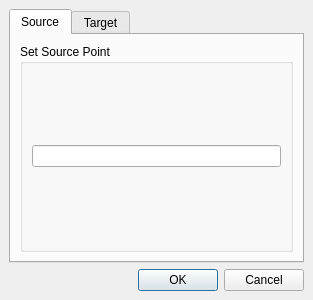
<?xml version="1.0" encoding="UTF-8"?>
<ui version="4.0">
 <class>EditSourceTarget</class>
 <widget class="QDialog" name="EditSourceTarget">
  <property name="geometry">
   <rect>
    <x>0</x>
    <y>0</y>
    <width>313</width>
    <height>300</height>
   </rect>
  </property>
  <property name="windowTitle">
   <string>Edit Source and Target</string>
  </property>
  <layout class="QGridLayout">
   <property name="leftMargin">
    <number>9</number>
   </property>
   <property name="topMargin">
    <number>9</number>
   </property>
   <property name="rightMargin">
    <number>9</number>
   </property>
   <property name="bottomMargin">
    <number>9</number>
   </property>
   <property name="spacing">
    <number>6</number>
   </property>
   <item row="1" column="0">
    <widget class="QDialogButtonBox" name="buttonBox">
     <property name="orientation">
      <enum>Qt::Horizontal</enum>
     </property>
     <property name="standardButtons">
      <set>QDialogButtonBox::Cancel|QDialogButtonBox::Ok</set>
     </property>
    </widget>
   </item>
   <item row="0" column="0">
    <widget class="QTabWidget" name="tabWidget">
     <property name="currentIndex">
      <number>0</number>
     </property>
     <widget class="QWidget" name="tab">
      <attribute name="title">
       <string>Source</string>
      </attribute>
      <layout class="QGridLayout">
       <property name="leftMargin">
        <number>9</number>
       </property>
       <property name="topMargin">
        <number>9</number>
       </property>
       <property name="rightMargin">
        <number>9</number>
       </property>
       <property name="bottomMargin">
        <number>9</number>
       </property>
       <property name="spacing">
        <number>6</number>
       </property>
       <item row="0" column="0">
        <widget class="QGroupBox" name="groupBox_2">
         <property name="sizePolicy">
          <sizepolicy hsizetype="Preferred" vsizetype="Preferred">
           <horstretch>0</horstretch>
           <verstretch>1</verstretch>
          </sizepolicy>
         </property>
         <property name="title">
          <string>Set Source Point</string>
         </property>
         <layout class="QVBoxLayout">
          <property name="spacing">
           <number>6</number>
          </property>
          <property name="leftMargin">
           <number>9</number>
          </property>
          <property name="topMargin">
           <number>9</number>
          </property>
          <property name="rightMargin">
           <number>9</number>
          </property>
          <property name="bottomMargin">
           <number>9</number>
          </property>
          <item>
           <widget class="QLineEdit" name="lineEdit">
            <property name="toolTip">
             <string>&lt;html&gt;&lt;head&gt;&lt;meta name=&quot;qrichtext&quot; content=&quot;1&quot; /&gt;&lt;/head&gt;&lt;body style=&quot; white-space: pre-wrap; font-family:Sans Serif; font-size:9pt; font-weight:400; font-style:normal; text-decoration:none;&quot;&gt;&lt;p style=&quot; margin-top:0px; margin-bottom:0px; margin-left:0px; margin-right:0px; -qt-block-indent:0; text-indent:0px;&quot;&gt;Valid formats are:&lt;/p&gt;&lt;p style=&quot; margin-top:0px; margin-bottom:0px; margin-left:0px; margin-right:0px; -qt-block-indent:0; text-indent:0px;&quot;&gt;for attributes: &lt;span style=&quot; font-weight:600;&quot;&gt;tango/device/server/attribute&lt;/span&gt;&lt;/p&gt;&lt;p style=&quot; margin-top:0px; margin-bottom:0px; margin-left:0px; margin-right:0px; -qt-block-indent:0; text-indent:0px;&quot;&gt;for commands: &lt;span style=&quot; font-weight:600;&quot;&gt;tango/device/server-&amp;gt;command&lt;/span&gt;&lt;/p&gt;&lt;p style=&quot;-qt-paragraph-type:empty; margin-top:0px; margin-bottom:0px; margin-left:0px; margin-right:0px; -qt-block-indent:0; text-indent:0px;&quot;&gt;&lt;/p&gt;&lt;p style=&quot; margin-top:0px; margin-bottom:0px; margin-left:0px; margin-right:0px; -qt-block-indent:0; text-indent:0px;&quot;&gt;You can also specify a Tango Database:&lt;/p&gt;&lt;p style=&quot; margin-top:0px; margin-bottom:0px; margin-left:0px; margin-right:0px; -qt-block-indent:0; text-indent:0px;&quot;&gt;for attributes: &lt;span style=&quot; font-weight:600;&quot;&gt;host:port/tango/device/server/attribute&lt;/span&gt;&lt;/p&gt;&lt;p style=&quot; margin-top:0px; margin-bottom:0px; margin-left:0px; margin-right:0px; -qt-block-indent:0; text-indent:0px;&quot;&gt;for commands: &lt;span style=&quot; font-weight:600;&quot;&gt;host:port/tango/device/server-&amp;gt;command&lt;/span&gt;&lt;/p&gt;&lt;p style=&quot;-qt-paragraph-type:empty; margin-top:0px; margin-bottom:0px; margin-left:0px; margin-right:0px; -qt-block-indent:0; text-indent:0px;&quot;&gt;&lt;/p&gt;&lt;/body&gt;&lt;/html&gt;</string>
            </property>
           </widget>
          </item>
         </layout>
        </widget>
       </item>
      </layout>
     </widget>
     <widget class="QWidget" name="tab_2">
      <attribute name="title">
       <string>Target</string>
      </attribute>
      <layout class="QGridLayout">
       <property name="leftMargin">
        <number>9</number>
       </property>
       <property name="topMargin">
        <number>9</number>
       </property>
       <property name="rightMargin">
        <number>9</number>
       </property>
       <property name="bottomMargin">
        <number>9</number>
       </property>
       <property name="spacing">
        <number>6</number>
       </property>
       <item row="0" column="0">
        <widget class="QGroupBox" name="groupBox">
         <property name="title">
          <string>Set Targets</string>
         </property>
         <layout class="QGridLayout">
          <property name="leftMargin">
           <number>9</number>
          </property>
          <property name="topMargin">
           <number>9</number>
          </property>
          <property name="rightMargin">
           <number>9</number>
          </property>
          <property name="bottomMargin">
           <number>9</number>
          </property>
          <property name="spacing">
           <number>6</number>
          </property>
          <item row="2" column="1">
           <widget class="QToolButton" name="moveItemDownButton">
            <property name="toolTip">
             <string>Move Item Down</string>
            </property>
            <property name="text">
             <string>D</string>
            </property>
           </widget>
          </item>
          <item row="2" column="0">
           <layout class="QHBoxLayout">
            <property name="spacing">
             <number>6</number>
            </property>
            <property name="leftMargin">
             <number>0</number>
            </property>
            <property name="topMargin">
             <number>0</number>
            </property>
            <property name="rightMargin">
             <number>0</number>
            </property>
            <property name="bottomMargin">
             <number>0</number>
            </property>
            <item>
             <spacer>
              <property name="orientation">
               <enum>Qt::Horizontal</enum>
              </property>
              <property name="sizeHint" stdset="0">
               <size>
                <width>40</width>
                <height>20</height>
               </size>
              </property>
             </spacer>
            </item>
            <item>
             <widget class="QLabel" name="textLabel">
              <property name="sizePolicy">
               <sizepolicy hsizetype="Fixed" vsizetype="Preferred">
                <horstretch>0</horstretch>
                <verstretch>0</verstretch>
               </sizepolicy>
              </property>
              <property name="text">
               <string>&amp;Text</string>
              </property>
              <property name="buddy">
               <cstring>itemTextLineEdit</cstring>
              </property>
             </widget>
            </item>
            <item>
             <widget class="QLineEdit" name="itemTextLineEdit">
              <property name="sizePolicy">
               <sizepolicy hsizetype="Expanding" vsizetype="Maximum">
                <horstretch>0</horstretch>
                <verstretch>0</verstretch>
               </sizepolicy>
              </property>
              <property name="toolTip">
               <string>Set Item Text</string>
              </property>
             </widget>
            </item>
           </layout>
          </item>
          <item row="1" column="1">
           <widget class="QToolButton" name="moveItemUpButton">
            <property name="toolTip">
             <string>Move Item Up</string>
            </property>
            <property name="text">
             <string>U</string>
            </property>
           </widget>
          </item>
          <item row="1" column="0">
           <layout class="QHBoxLayout">
            <property name="spacing">
             <number>6</number>
            </property>
            <property name="leftMargin">
             <number>0</number>
            </property>
            <property name="topMargin">
             <number>0</number>
            </property>
            <property name="rightMargin">
             <number>0</number>
            </property>
            <property name="bottomMargin">
             <number>0</number>
            </property>
            <item>
             <widget class="QToolButton" name="newItemButton">
              <property name="toolTip">
               <string>New Item</string>
              </property>
              <property name="text">
               <string>&amp;New Item</string>
              </property>
             </widget>
            </item>
            <item>
             <widget class="QToolButton" name="deleteItemButton">
              <property name="toolTip">
               <string>Delete Item</string>
              </property>
              <property name="text">
               <string>&amp;Delete Item</string>
              </property>
             </widget>
            </item>
            <item>
             <spacer>
              <property name="orientation">
               <enum>Qt::Horizontal</enum>
              </property>
              <property name="sizeHint" stdset="0">
               <size>
                <width>16</width>
                <height>10</height>
               </size>
              </property>
             </spacer>
            </item>
           </layout>
          </item>
          <item row="0" column="0" colspan="2">
           <widget class="QListWidget" name="listWidget">
            <property name="toolTip">
             <string>&lt;html&gt;&lt;head&gt;&lt;meta name=&quot;qrichtext&quot; content=&quot;1&quot; /&gt;&lt;/head&gt;&lt;body style=&quot; white-space: pre-wrap; font-family:Sans Serif; font-size:9pt; font-weight:400; font-style:normal; text-decoration:none;&quot;&gt;&lt;p style=&quot; margin-top:0px; margin-bottom:0px; margin-left:0px; margin-right:0px; -qt-block-indent:0; text-indent:0px;&quot;&gt;Valid formats are:&lt;/p&gt;&lt;p style=&quot; margin-top:0px; margin-bottom:0px; margin-left:0px; margin-right:0px; -qt-block-indent:0; text-indent:0px;&quot;&gt;for attributes: &lt;span style=&quot; font-weight:600;&quot;&gt;tango/device/server/attribute&lt;/span&gt;&lt;/p&gt;&lt;p style=&quot; margin-top:0px; margin-bottom:0px; margin-left:0px; margin-right:0px; -qt-block-indent:0; text-indent:0px;&quot;&gt;for commands: &lt;span style=&quot; font-weight:600;&quot;&gt;tango/device/server-&amp;gt;command&lt;/span&gt;&lt;/p&gt;&lt;p style=&quot;-qt-paragraph-type:empty; margin-top:0px; margin-bottom:0px; margin-left:0px; margin-right:0px; -qt-block-indent:0; text-indent:0px;&quot;&gt;&lt;/p&gt;&lt;p style=&quot; margin-top:0px; margin-bottom:0px; margin-left:0px; margin-right:0px; -qt-block-indent:0; text-indent:0px;&quot;&gt;You can also specify a Tango Database:&lt;/p&gt;&lt;p style=&quot; margin-top:0px; margin-bottom:0px; margin-left:0px; margin-right:0px; -qt-block-indent:0; text-indent:0px;&quot;&gt;for attributes: &lt;span style=&quot; font-weight:600;&quot;&gt;host:port/tango/device/server/attribute&lt;/span&gt;&lt;/p&gt;&lt;p style=&quot; margin-top:0px; margin-bottom:0px; margin-left:0px; margin-right:0px; -qt-block-indent:0; text-indent:0px;&quot;&gt;for commands: &lt;span style=&quot; font-weight:600;&quot;&gt;host:port/tango/device/server-&amp;gt;command&lt;/span&gt;&lt;/p&gt;&lt;p style=&quot;-qt-paragraph-type:empty; margin-top:0px; margin-bottom:0px; margin-left:0px; margin-right:0px; -qt-block-indent:0; text-indent:0px;&quot;&gt;&lt;/p&gt;&lt;/body&gt;&lt;/html&gt;</string>
            </property>
           </widget>
          </item>
         </layout>
        </widget>
       </item>
      </layout>
     </widget>
    </widget>
   </item>
  </layout>
 </widget>
 <resources/>
 <connections>
  <connection>
   <sender>buttonBox</sender>
   <signal>accepted()</signal>
   <receiver>EditSourceTarget</receiver>
   <slot>accept()</slot>
   <hints>
    <hint type="sourcelabel">
     <x>248</x>
     <y>254</y>
    </hint>
    <hint type="destinationlabel">
     <x>157</x>
     <y>274</y>
    </hint>
   </hints>
  </connection>
  <connection>
   <sender>buttonBox</sender>
   <signal>rejected()</signal>
   <receiver>EditSourceTarget</receiver>
   <slot>reject()</slot>
   <hints>
    <hint type="sourcelabel">
     <x>316</x>
     <y>260</y>
    </hint>
    <hint type="destinationlabel">
     <x>286</x>
     <y>274</y>
    </hint>
   </hints>
  </connection>
 </connections>
</ui>
